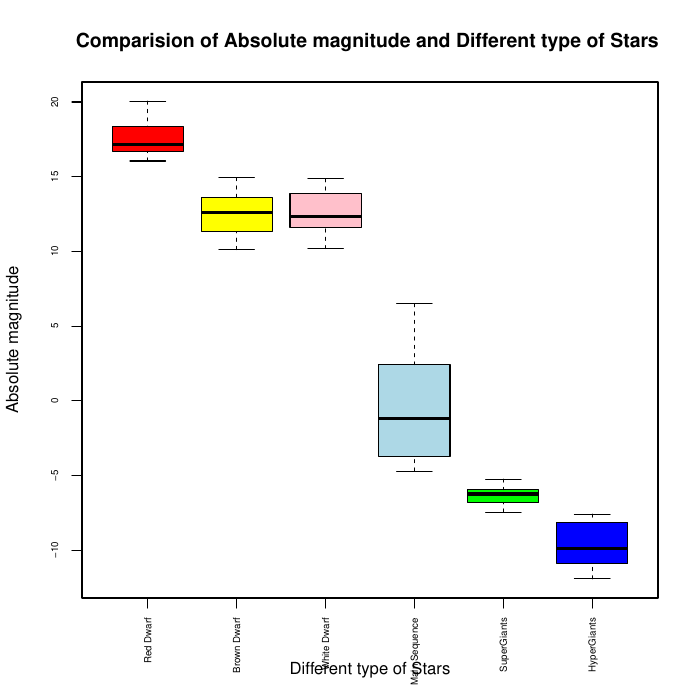

Write R code to recreate this figure.
library(tidyverse)
star <- read.csv("6 class csv.csv")
pdf("visualization.pdf")

boxplot( Absolute.magnitude.Mv. ~ Star.type , star ,
         main = "Comparision of Absolute magnitude and Different type of Stars ",
         ylab = "Absolute magnitude", 
         xlab = "Different type of Stars",
         col = c("red","yellow","pink","lightblue","green","blue"),
         names = c("Red Dwarf",
                   "Brown Dwarf",
                   "White Dwarf",
                   "Main Sequence",
                   "SuperGiants",
                   "HyperGiants"),
         las = 3,
         cex.axis = 0.6)


y <- star$Absolute.magnitude.Mv.
h <- hist(y,xlab="Absolute Magnitude Variations",main = "Histogram of Absolute Magnitude Frequency")
xfit <- seq(min(y),max(y),length.out = 1000)
yfit <- dnorm(xfit,mean=mean(y),sd=sd(y))
yfit <- yfit * diff(h$mids[1:2]) * length(y)
lines(xfit, yfit, col = "blue", lwd=2)
dev.off()


